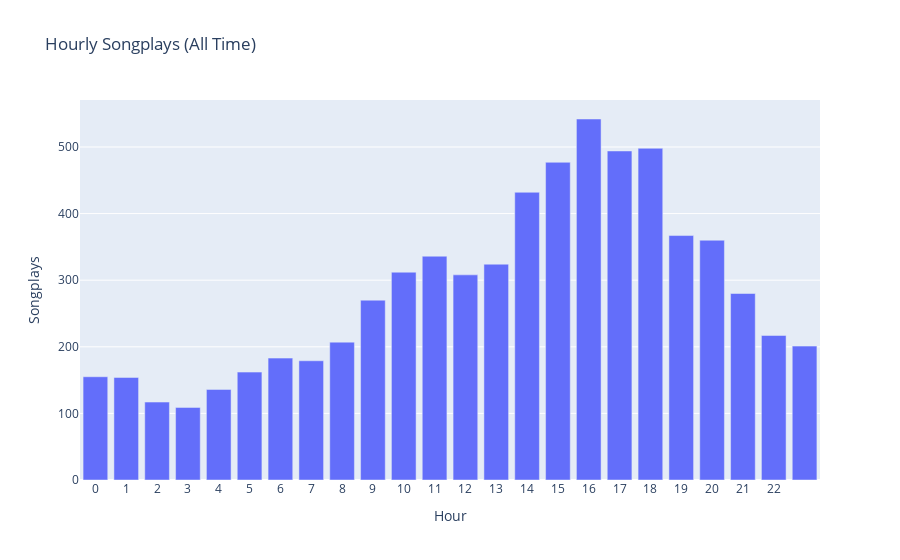

The notebook cell saved with this chart:
### Code cell
# Turn it into a graph using plotly
import plotly.express as px
fig = px.bar(x=hourly_data[0],y=hourly_data[1],
             title="Hourly Songplays (All Time)")
fig.update_xaxes(title="Hour")
fig.update_xaxes(tickvals=list(range(0,23)))
fig.update_yaxes(title="Songplays")
fig.show()

### Figure 1 — Plotly figure (JSON) as saved in the notebook; plotly's stock layout.template omitted (floating-point values rounded to 4 significant figures)
{"data": [{"alignmentgroup": "True", "hovertemplate": "x=%{x}<br>y=%{y}<extra></extra>", "legendgroup": "", "marker": {"color": "#636efa"}, "name": "", "offsetgroup": "", "orientation": "v", "showlegend": false, "textposition": "auto", "type": "bar", "x": [0, 1, 2, 3, 4, 5, 6, 7, 8, 9, 10, 11, 12, 13, 14, 15, 16, 17, 18, 19, 20, 21, 22, 23], "xaxis": "x", "y": [155, 154, 117, 109, 136, 162, 183, 179, 207, 270, 312, 336, 308, 324, 432, 477, 542, 494, 498, 367, 360, 280, 217, 201], "yaxis": "y"}], "layout": {"barmode": "relative", "legend": {"tracegroupgap": 0}, "title": {"text": "Hourly Songplays (All Time)"}, "xaxis": {"anchor": "y", "domain": [0, 1], "tickvals": [0, 1, 2, 3, 4, 5, 6, 7, 8, 9, 10, 11, 12, 13, 14, 15, 16, 17, 18, 19, 20, 21, 22], "title": {"text": "Hour"}}, "yaxis": {"anchor": "x", "domain": [0, 1], "title": {"text": "Songplays"}}}}
